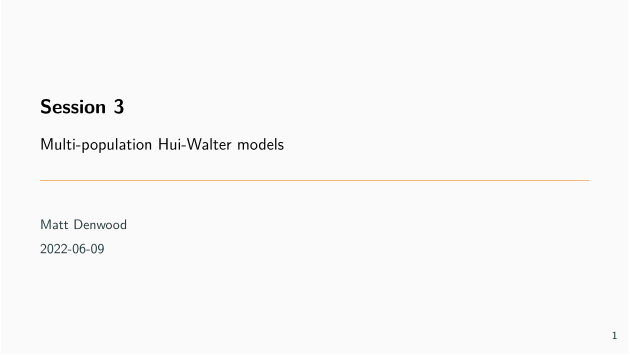

Reproduce this figure in R.
params <-
list(presentation = TRUE)

#' ---
#' title: Session 3
#' subtitle: Multi-population Hui-Walter models
#' date: "2022-06-09"
#' author:
#'   - Matt Denwood
#' theme: metropolis
#' aspectratio: 169
#' colortheme: seahorse
#' header-includes: 
#'   - \input{../rsc/preamble}
#' params:
#'   presentation: TRUE
#' output:
#'   beamer_presentation:
#'       pandoc_args: ["-t", "beamer"]
#'       slide_level: 2
#'   html_document: default
#' ---
#' 
## ----rendering, eval=FALSE, include=FALSE-------------------------------------
## # To render this as PDF (beamer) slides run:
## rmarkdown::render('Session_3.Rmd', 'beamer_presentation', params=list(presentation=TRUE))
## # And for html:
## rmarkdown::render('Session_3.Rmd', 'html_document', params=list(presentation=FALSE))

#' 
## ----setup, include=FALSE-----------------------------------------------------
source("../rsc/setup.R", local = environment())

#' 
#' ## Reminders
#' 
#' All of the material is on the GitHub repository
#' 
#'   - We may tweak material as we go along
#'   - Remember to pull changes at the start of each day!
#'   - And click *refresh* in your browser!
#' 
#' . . .
#' 
#' R code tips:
#' 
#' - Watch out for errors (red text!) in RStuio output
#' 
#' - You probably need these at the top of every R code file:
#' 
## ----eval=FALSE---------------------------------------------------------------
## library("tidyverse")
## library("runjags")
## library("PriorGen")
## library("TeachingDemos")

#' 
#' ## Recap
#' 
#' - Fitting models using MCMC is easy with JAGS / runjags
#' 
#' - But we must **never forget** to check convergence and effective sample size!
#' 
#' - More complex models become easy to implement
#' 
#'   * For example imperfect diagnostic tests, and Hui-Walter models
#'   * But remember to be realistic about what is possible with your data
#'   * Also carefully consider the influence of your priors
#' 
#' ## The multinomial distribution
#' 
#' Binomial (always with two possible outcomes):
#' 
## ----echo=FALSE, fig.height=4-------------------------------------------------
fdat <- tibble(Outcome = factor(rbinom(1e5, 1, 0.5)))
ggplot(fdat %>% count(Outcome)) + aes(x=Outcome, y=n) + geom_col() + scale_y_continuous(labels=NULL) + ylab(NULL)

#' 
#' - - -
#' 
#' Multinomial with two possible outcomes:
#' 
## ----echo=FALSE, fig.height=4-------------------------------------------------
fdat <- tibble(Outcome = factor(apply(rmultinom(1e5, 1, c(1,1)),2,function(x) which(as.logical(x)))))
ggplot(fdat %>% count(Outcome)) + aes(x=Outcome, y=n) + geom_col() + scale_y_continuous(labels=NULL) + ylab(NULL)

#' 
#' - - -
#' 
#' Multinomial with four possible outcomes:
#' 
## ----echo=FALSE, fig.height=4-------------------------------------------------
fdat <- tibble(Outcome = factor(apply(rmultinom(1e5, 1, c(1,1,1,1)),2,function(x) which(as.logical(x)))))
ggplot(fdat %>% count(Outcome)) + aes(x=Outcome, y=n) + geom_col() + scale_y_continuous(labels=NULL) + ylab(NULL)

#' 
#' - - -
#' 
#' Multinomial with eight possible outcomes:
#' 
## ----echo=FALSE, fig.height=4-------------------------------------------------
fdat <- tibble(Outcome = factor(apply(rmultinom(1e5, 1, c(1,1,1,1,1,1,1,1)),2,function(x) which(as.logical(x)))))
ggplot(fdat %>% count(Outcome)) + aes(x=Outcome, y=n) + geom_col() + scale_y_continuous(labels=NULL) + ylab(NULL)

#' 
#' etc!
#' 
#' ## Diagnsotic test evaluation with one population
#' 
#' The two-test one-population model we looked at yesterday:
#' 
#'   - Has five parameters to estimate:
#'     - Prevalence, 2 x sensitivity, 2 x specificity
#'   - Has three pieces of information in the data:
#'     - The number of +/+, +/- and -/+ pairs
#'     - Remember that N is fixed, so there are only 3 degrees of freedom!
#' 
#' . . .
#' 
#'   - Is therefore only identifiable with strong priors for one test
#' 
#' . . .
#' 
#' How can we improve on this situation?
#' 
#' 
#' 
#' # The Hui-Walter Paradigm
#' 
#' ## Hui-Walter models have multiple populations
#' 
#' - We can extend the one-population idea to multiple populations:
#'   - Each adds one new parameter (prevalence)
#'   - But adds three new pieces of information (test results)
#' 
#' . . .
#' 
#' Borderline identifiable (parameters = degrees of freedom):
#'   
#'   - Two tests, two populations
#'   - Three tests, one population (see later!)
#'   
#' More easily identifiable (parameters < degrees of freedom):
#' 
#'   - Two tests, three or more populations
#' 
#' . . .
#' 
#' Works best with multiple populations each with differing prevalence
#' 
#'   * BUT be wary of assumptions regarding constant sensitivity/specificity!
#' 
#' 
#' ## Different prevalence in different populations
#' 
## ----eval=FALSE---------------------------------------------------------------
## model{
##   for(p in 1:Populations){
##     Tally[1:4, p] ~ dmulti(prob[1:4, p], TotalTests[p])
##     # Test1- Test2- Pop1
##     prob[1, p] <- (prev[p] * ((1-se[1])*(1-se[2]))) + ((1-prev[p]) * ((sp[1])*(sp[2])))
## 
##     ## snip ##
## 	
##     prev[p] ~ dbeta(1, 1)
##   }
## 
##   se[1] ~ dbeta(1, 1)T(1-sp[1], )
##   sp[1] ~ dbeta(1, 1)
##   se[2] ~ dbeta(1, 1)T(1-sp[2], )
##   sp[2] ~ dbeta(1, 1)
## 
##   #data# Tally, TotalTests, Populations
##   #monitor# prev, prob, se, sp
##   #inits# prev, se, sp
## }

#' 
#' 
#' ## Multiple populations: assumptions
#' 
#' - We typically assume that the sensitivity and specificity *must* be consistent between populations
#'   * Do you have an endemic and epidemic population?
#'   * Or vaccinated and unvaccinated?
#'   * If so then the assumptions might not hold!
#' 
#' . . . 
#' 
#' - The populations can be artificial (e.g. age groups) but must not be decided based on the diagnostic test results
#'   * It helps if the prevalence differs between the populations
#' 
#' ## Multiple populations: special cases
#' 
#' - A small disease-free group is extremely helpful
#'   * Contains strong data regarding specificity
#'   * As long as specificity can be assumed to be the same in the other populations
#' 
#' . . .
#' 
#' - A small experimentally infected group MAY be helpful but it is often dangerous to assume that sensitivity is consistent!
#' 
#' 
#' ## Initial values
#' 
#' We have to be careful to make sure that the length of initial values for `prev` in each chain is equal to the number of populations
#' 
#' For example with 5 populations we need:
#' 
## -----------------------------------------------------------------------------
prev <- list(chain1=c(0.1, 0.1, 0.1, 0.9, 0.9), chain2=c(0.9, 0.9, 0.9, 0.1, 0.1))

#' 
#' . . .
#' 
#' The values you choose for different populations in the same chain can be the same - just make sure you pick different values for the same population between chains (i.e. *over-dispersed* initial values)
#' 
#' *Note: specifying your own initial values is technically optional with JAGS, but it is always a good idea!!!*
#' 
#' ## Incorporating populations with known prevalence
#' 
#' Up to now prevalence has been a parameter, but it can also be (partially) observed:
#' 
## ----eval=FALSE---------------------------------------------------------------
## model{
##   for(p in 1:Populations){
##     Tally[1:4, p] ~ dmulti(prob[1:4, p], TotalTests[p])
##     # Test1- Test2- Pop1
## 	  prob[1, p] <- (prev[p] * ((1-sensitivity[1])*(1-sensitivity[2]))) + ((1-prev[p]) * ((sp[1])*(sp[2])))
## 
## 	  ## snip ##
## 	
##     prev[p] ~ dbeta(1, 1)
##   }
## 
##   ## snip ##
## 
##   #data# Tally, TotalTests, Populations, se_prior, sp_prior, prev
##   #monitor# prev, prob, se, sp
##   #inits# prev, se, sp
## }

#' 
#' - - -
#' 
#' To fix the prevalence of population 1 we could do:
#' 
## -----------------------------------------------------------------------------
Populations <- 5
prev <- rep(NA, Populations)
prev[1] <- 0
prev

#' 
#' . . .
#' 
#' But you also need to account for this in the initial values:
#' 
## -----------------------------------------------------------------------------
prev <- list(chain1=c(NA, 0.1, 0.1, 0.9, 0.9), chain2=c(NA, 0.9, 0.9, 0.1, 0.1))

#' 
#' Note:  we now have two definitions of `prev` in R!
#' 
#' ## Data and initial value lists
#' 
#' There are actually multiple ways to specify data and initial values to runjags, including via the `data` and `inits` arguments
#' 
#' We will use these to keep separate lists of data and initial values (these could also be data frames, or environments)
#' 
## ----echo=FALSE---------------------------------------------------------------
Tally <- matrix(1:4, ncol=2)
Populations <- 2

#' 
## -----------------------------------------------------------------------------
data <- list(
  Tally = Tally,
  TotalTests = apply(Tally, 2, sum),
  Populations = dim(Tally)[2],
  prev = rep(NA, Populations),
  se_prior = matrix(1, ncol=2, nrow=2),
  sp_prior = matrix(1, ncol=2, nrow=2)
)
data$prev[1] <- 0

#' 
#' - - -
#' 
#' 
## ----eval=FALSE---------------------------------------------------------------
## inits <- list(
##   chain1 = list(
##     prev = c(NA, 0.1, 0.1, 0.9, 0.9),
##     se = c(0.5, 0.99),
##     sp = c(0.5, 0.99)
##   ),
##   chain2 = list(
##     prev = c(NA, 0.9, 0.9, 0.1, 0.1),
##     se = c(0.99, 0.5),
##     sp = c(0.99, 0.5)
##   )
## )
## 
## results <- run.jags(..., data = data, inits = inits)

#' 
#' . . .
#' 
#' See the help file for `?run.jags` for more details
#' 
#' ## Other runjags options
#' 
#' There are a large number of other options to runjags.  Some highlights:
#' 
#'   - The method can be `parallel` or `background` or `bgparallel`
#'   - You can use `extend.jags` to continue running an existing model (e.g. to increase the sample size)
#'   - You can use `coda::as.mcmc.list` to extract the underlying MCMC chains
#'   - Use the `summary()` method to extract summary statistics
#'     * See `?summary.runjags` and `?runjagsclass` for more information
#' 
#' ## Setting the RNG seed
#' 
#' If we want to get numerically replicable results we need to add `.RNG.name` and `.RNG.seed` to the initial values, and an additional `#modules#` lecuyer hook to our model definition:
#' 
## ---- eval=FALSE--------------------------------------------------------------
##   #inits# .RNG.name, .RNG.seed
##   #modules# lecuyer

#' 
#' . . .
#' 
#' Then we can propogate R's RNG to JAGS like so:
#' 
## ---- eval=FALSE--------------------------------------------------------------
## set.seed(2021-06-29)
## .RNG.name <<- "lecuyer::RngStream"
## .RNG.seed <<- list(chain1=sample.int(1e6, 1), chain2=sample.int(1e6, 1)))
## results <- run.jags(model_string, n.chains=2)

#' 
#' . . .
#' 
#' - Every time this model is run the results will now be identical
#' 
#' 
#' # Practical session 3
#' 
#' ## Points to consider {.fragile}
#' 
#' 1. What are the benefits of including multiple populations?
#' 
#' 1. How can we define/obtain these populations?
#' 
#' 1. What happens if our fundamental assumptions about consistent Se/Sp are broken?
#' 
#' 
#' `r exercise_start()`
#' 
#' ## Exercise 1 {.fragile}
#' 
#' Simulate data using multiple populations.  You can use this R code:
#' 
## -----------------------------------------------------------------------------
# Set a random seed so that the data are reproducible:
set.seed(2021-06-29)

sensitivity <- c(0.9, 0.6)
specificity <- c(0.95, 0.9)
N <- 1000

# Change the number of populations here:
Populations <- 5
# Change the variation in prevalence here:
(prevalence <- runif(Populations, min=0.1, max=0.9))

data <- tibble(Population = sample(seq_len(Populations), N, replace=TRUE)) %>%
  mutate(Status = rbinom(N, 1, prevalence[Population])) %>%
  mutate(Test1 = rbinom(N, 1, sensitivity[1]*Status + (1-specificity[1])*(1-Status))) %>%
  mutate(Test2 = rbinom(N, 1, sensitivity[2]*Status + (1-specificity[2])*(1-Status)))

twoXtwoXpop <- with(data, table(Test1, Test2, Population))
Tally <- matrix(twoXtwoXpop, ncol=Populations)
TotalTests <- apply(Tally, 2, sum)

#' 
#' Start with 5 populations and analyse the data using the independent prevalence model.  Set a RNG seed so that the results are reproducible exactly.
#' 
#' Now try with 1, 3, and 10 populations
#' 
#'   - How does this affect the confidence intervals for the diagnostic test parameters?
#' 
#' Now change the simulated prevalence so that it varies between 0.4-0.6 rather than 0.1-0.9
#' 
#'   - How does this affect the confidence intervals for the diagnostic test parameters?
#' 
#' 
#' ### Solution 1 {.fragile}
#' 
#' This is what the model should look like:
#' 
#' 
## ----echo=FALSE, comment=''---------------------------------------------------
multipop <- "
model{
  for(p in 1:Populations){
    Tally[1:4, p] ~ dmulti(prob[1:4, p], TotalTests[p])
  
    # Test1- Test2-
    prob[1,p] <- (prev[p] * ((1-se[1])*(1-se[2]))) + ((1-prev[p]) * ((sp[1])*(sp[2])))

    # Test1+ Test2-
    prob[2,p] <- (prev[p] * ((se[1])*(1-se[2]))) + ((1-prev[p]) * ((1-sp[1])*(sp[2])))

    # Test1- Test2+
    prob[3,p] <- (prev[p] * ((1-se[1])*(se[2]))) + ((1-prev[p]) * ((sp[1])*(1-sp[2])))

    # Test1+ Test2+
    prob[4,p] <- (prev[p] * ((se[1])*(se[2]))) + ((1-prev[p]) * ((1-sp[1])*(1-sp[2])))
	  
    prev[p] ~ dbeta(1, 1)
  }

  se[1] ~ dbeta(se_prior[1,1], se_prior[1,2])T(1-sp[1], )
  # Or just:
  # se[1] ~ dbeta(1, 1)T(1-sp[1], )
  
  sp[1] ~ dbeta(sp_prior[1,1], sp_prior[1,2])
  # Or just:
  # sp[1] ~ dbeta(1, 1)
  
  se[2] ~ dbeta(se_prior[2,1], se_prior[2,2])T(1-sp[2], )
  # Or just:
  # se[2] ~ dbeta(1, 1)T(1-sp[2], )
  
  sp[2] ~ dbeta(sp_prior[2,1], sp_prior[2,2])
  # Or just:
  # sp[2] ~ dbeta(1, 1)
  
  # If you are using se_prior and sp_prior then you also need this line:
  #data# se_prior, sp_prior
  
  #data# Tally, TotalTests, Populations
  #monitor# prev, se, sp
  #inits# prev, se, sp, .RNG.name, .RNG.seed
  #module# lecuyer
}"
cat(multipop)
cat(multipop, file="multipopulation.txt")
cleanup <- c(cleanup, "multipopulation.txt")

#' 
#' [Note: using `se_prior` and `sp_prior` is optional: you can also put the priors directly into the model code e.g. dbeta(1,1) as before]
#' 
#' Here is the R code to run the model:
#' 
## -----------------------------------------------------------------------------
# Set a random seed in R:
set.seed(2021-06-29)

# Make sure this is passed to JAGS:
.RNG.name <<- "lecuyer::RngStream"
.RNG.seed <<- list(chain1=sample.int(1e6, 1), chain2=sample.int(1e6, 1))

# Set up the se_prior and sp_prior variables (optional):
se_prior <- matrix(1, nrow=2, ncol=2)
sp_prior <- matrix(1, nrow=2, ncol=2)

# Set up initial values for 5 populations:
se <- list(chain1=c(0.5,0.99), chain2=c(0.99,0.5))
sp <- list(chain1=c(0.5,0.99), chain2=c(0.99,0.5))
prev <- list(chain1=c(0.1, 0.1, 0.1, 0.9, 0.9), chain2=c(0.9, 0.9, 0.9, 0.1, 0.1))

# And run the model:
results_5p <- run.jags("multipopulation.txt", n.chains=2)

# Remember to check convergence!
# plot(results_5p)

results_5p

#' 
#' To change the number of populations and range of prevalence you just need to modify the simulation code, for example 3 populations with prevalence between 0.4-0.6 can be obtained using:
#' 
## -----------------------------------------------------------------------------
# Change the number of populations here:
Populations <- 3
# Change the variation in prevalence here:
(prevalence <- runif(Populations, min=0.4, max=0.6))

data <- tibble(Population = sample(seq_len(Populations), N, replace=TRUE)) %>%
  mutate(Status = rbinom(N, 1, prevalence[Population])) %>%
  mutate(Test1 = rbinom(N, 1, sensitivity[1]*Status + (1-specificity[1])*(1-Status))) %>%
  mutate(Test2 = rbinom(N, 1, sensitivity[2]*Status + (1-specificity[2])*(1-Status)))

(twoXtwoXpop <- with(data, table(Test1, Test2, Population)))
(Tally <- matrix(twoXtwoXpop, ncol=Populations))
(TotalTests <- apply(Tally, 2, sum))

# Adjust initial values for 3 populations:
se <- list(chain1=c(0.5,0.99), chain2=c(0.99,0.5))
sp <- list(chain1=c(0.5,0.99), chain2=c(0.99,0.5))
prev <- list(chain1=c(0.1, 0.1, 0.9), chain2=c(0.9, 0.9, 0.1))

# And run the model:
results_3p <- run.jags("multipopulation.txt", n.chains=2)

# Remember to check convergence!
# plot(results_3p)

results_3p

#' 
#' Note that the effective sample size is not enough here - you either need to run the model for longer in the first place, or extend it to get more samples:
#' 
## -----------------------------------------------------------------------------
# Extend the model:
results_3p <- extend.jags(results_3p, sample=50000)

# Remember to check convergence!
# plot(results_3p)

results_3p

#' 
#' 
#' As a general rule, the more populations you have, and the more the prevalence varies between them, the better.  With two tests, we really need two or more populations for the model to be identifiable.  However, this is conditional on having a consistent sensitivity and specificity between your populations!!!
#' 
#' ## Exercise 2 {.fragile}
#' 
#' For this exercise you will need to use the "multi_pop_data.Rdata" file under "Day2" on the GitHub repository.  You should just be able to load this by double clicking on it, otherwise you can choose `Session` and `Load Workspace` in RStudio and select the file to load.  You should then be able to look at the data:
#' 
## ----echo=FALSE---------------------------------------------------------------
set.seed(2021-06-29)

N <- 1000
Populations <- 3
se1 <- c(0.8, 0.8, 0.95)
sp1 <- c(0.95, 0.95, 0.99)
se2 <- c(0.6, 0.6, 0.9)
sp2 <- c(0.9, 0.9, 0.99)
prevalence <- c(0, 0.33, 1)

multi_pop_data <- tibble(Population = sample(seq_len(Populations), N, prob=c(0.1,0.8,0.1), replace=TRUE)) %>%
  mutate(Status = rbinom(N, 1, prevalence[Population])) %>%
  mutate(Test1 = rbinom(N, 1, se1[Population]*Status + (1-sp1[Population])*(1-Status))) %>%
  mutate(Test2 = rbinom(N, 1, se1[Population]*Status + (1-sp2[Population])*(1-Status))) %>%
  mutate(Population = factor(Population, levels=1:3, labels=c("CertifiedFree", "NaturalInfection", "ExperimentalInfection"))) %>%
  select(-Status) %>%
  arrange(Population)

save(multi_pop_data, file="multi_pop_data.Rdata")

#' 
## -----------------------------------------------------------------------------
multi_pop_data %>% count(Population, Test1, Test2)

#' There are 3 populations:
#' 
#'   - The CertifiedFree population is individuals that are known to be free of disease due to their geographical location. You can assume that none of these animals are truly infected.
#'   
#'   - The NaturalInfection population is the main population of interest, where some animals will be infected and some will be uninfected.
#'   
#'   - The ExperimentalInfection population have been experimentally infected with an extremely large infectious dose of the causative agent of your disease, whilst being kept isolated from any other possible disease. You can assume that all of these individuals are infected.
#'   
#' Fit a 2-test, 3-population model to this data using minimally informative Beta(1,1) priors.  Interpret the results.  How well is sensitivity and specificity estimated relative to the other datsaets we have looked at?  Why might there be a difference here?
#' 
#' Now exclude individuals in the ExperimentalInfection population and re-run the model.  Do the estimated results change?  Why might that be?
#' 
#' ### Solution 2 {.fragile}
#' 
#' First we need to make a minor change to the model to include #data# prev - only 1 line of this model has changed compared to before:
#' 
## ----echo=FALSE, comment=''---------------------------------------------------
multipop <- "
model{
  for(p in 1:Populations){
    Tally[1:4, p] ~ dmulti(prob[1:4, p], TotalTests[p])
  
    # Test1- Test2-
	  prob[1,p] <- (prev[p] * ((1-se[1])*(1-se[2]))) + ((1-prev[p]) * ((sp[1])*(sp[2])))

    # Test1+ Test2-
  	prob[2,p] <- (prev[p] * ((se[1])*(1-se[2]))) + ((1-prev[p]) * ((1-sp[1])*(sp[2])))

    # Test1- Test2+
  	prob[3,p] <- (prev[p] * ((1-se[1])*(se[2]))) + ((1-prev[p]) * ((sp[1])*(1-sp[2])))

  	 # Test1+ Test2+
	  prob[4,p] <- (prev[p] * ((se[1])*(se[2]))) + ((1-prev[p]) * ((1-sp[1])*(1-sp[2])))
	  
    prev[p] ~ dbeta(1, 1)
  }

  se[1] ~ dbeta(se_prior[1,1], se_prior[1,2])T(1-sp[1], )
  sp[1] ~ dbeta(sp_prior[1,1], sp_prior[1,2])
  se[2] ~ dbeta(se_prior[2,1], se_prior[2,2])T(1-sp[2], )
  sp[2] ~ dbeta(sp_prior[2,1], sp_prior[2,2])

  #data# se_prior, sp_prior
  
  # The new line:
  #data# prev

  #data# Tally, TotalTests, Populations
  #monitor# prev, se, sp
  #inits# prev, se, sp, .RNG.name, .RNG.seed
  #module# lecuyer
}"
cat(multipop)
cat(multipop, file="multipopulation_fixprev.txt")
cleanup <- c(cleanup, "multipopulation_fixprev.txt")

#' 
#' Then we need to summarise the data in the format needed by the model.  This is the same process as for the simulated data, except that we will use a list to keep our data separate from our initial values:
#' 
## -----------------------------------------------------------------------------
(twoXtwoXpop <- with(multi_pop_data, table(Test1, Test2, Population)))
(Tally <- matrix(twoXtwoXpop, ncol=dim(twoXtwoXpop)[3]))

data <- list(
  Tally = Tally,
  TotalTests = apply(Tally, 2, sum),
  Populations = dim(twoXtwoXpop)[3],
  prev = rep(NA, dim(twoXtwoXpop)[3]),
  se_prior = matrix(1, ncol=2, nrow=2),
  sp_prior = matrix(1, ncol=2, nrow=2)
)

#' 
#' Then we need to add data corresponding to the known prevalence in the first and third population, but leave it missing in the second:
#' 
## -----------------------------------------------------------------------------
data$prev <- c(0.0, NA, 1.0)
# This is just for illustration - names are ignored by JAGS:
names(data$prev) <- levels(multi_pop_data$Population)
data$prev

#' 
#' Then we can set appropriate initial values and run the model:
#' 
## -----------------------------------------------------------------------------
inits <- list(
  chain1 = list(
    prev = c(NA, 0.1, NA),
    se = c(0.5, 0.99),
    sp = c(0.5, 0.99)
  ),
  chain2 = list(
    prev = c(NA, 0.9, NA),
    se = c(0.99, 0.5),
    sp = c(0.99, 0.5)
  )
)

results_3p <- run.jags("multipopulation_fixprev.txt", n.chains=2, data = data, inits = inits)

# Note: this is only commented out to save space in the exercise file!
# plot(results_3p)
# check convergence and effective sample size, and then interpret results:
results_3p

#' 
#' The 95% CI for sensitivity and specificity of both tests are extremely narrow compared to the previous dataset with the same minimally informative priors.  This is because of the 1st and 3rd population:  because we know the prevalence is 0 or 1, the latent state is no longer latent so the model is *much* better identified. This has a knock-on effect to population 2 because we assume the sensitivty and specificity are the same.
#' 
#' Re-running the model for the first 2 populations is quite straightforward:
#' 
## -----------------------------------------------------------------------------
(twoXtwoXpop <- with(multi_pop_data, table(Test1, Test2, Population, exclude="ExperimentalInfection")))

Populations <- dim(twoXtwoXpop)[3]
stopifnot(Populations==2)

(Tally <- matrix(twoXtwoXpop, ncol=Populations))

data <- list(
  Tally = Tally,
  TotalTests = apply(Tally, 2, sum),
  Populations = dim(twoXtwoXpop)[3],
  prev = c(0.0, NA),
  se_prior = matrix(1, ncol=2, nrow=2),
  sp_prior = matrix(1, ncol=2, nrow=2)
)

inits <- list(
  chain1 = list(
    prev = c(NA, 0.1),
    se = c(0.5, 0.99),
    sp = c(0.5, 0.99)
  ),
  chain2 = list(
    prev = c(NA, 0.9),
    se = c(0.99, 0.5),
    sp = c(0.99, 0.5)
  )
)

results_2p <- run.jags("multipopulation_fixprev.txt", n.chains=2, data = data, inits = inits)

# Note: this is only commented out to save space in the exercise file!
# plot(results_2p)
# check convergence and effective sample size, and then interpret results:
results_2p

#' 
#' The sensitivity of both tests is now much more poorly estimated because we don't have a known positive population on which to base this estimate.  Furthermore, the posteriors have generally shifted downwards compared to the 3 population model.  We can illustrate this using a graph:
#' 
## -----------------------------------------------------------------------------
pop2 <- combine.mcmc(results_2p, vars="se", return.samples = 10000)
pop3 <- combine.mcmc(results_3p, vars="se", return.samples = 10000)

bind_rows(
  tibble(Model = "TwoPopulation", Test1 = pop2[,"se[1]"], Test2 = pop2[,"se[2]"]),
  tibble(Model = "ThreePopulation", Test1 = pop3[,"se[1]"], Test2 = pop3[,"se[2]"])
) %>%
  pivot_longer(c(Test1, Test2), names_to = "Test", values_to = "Estimate") %>%
  ggplot() +
  aes(x = Estimate, col = Model) +
  geom_density() +
  facet_wrap( ~ Test)

#' 
#' We can conclude that there is most likely something different about the sensitivity in the experimentally infected individuals.  This might have something to do with them being given an extremely large infectious dose that does not even vaguely represent the real world...
#' 
#' We can also look at the specificity:
#' 
## -----------------------------------------------------------------------------
pop2 <- combine.mcmc(results_2p, vars="sp", return.samples = 10000)
pop3 <- combine.mcmc(results_3p, vars="sp", return.samples = 10000)

bind_rows(
  tibble(Model = "TwoPopulation", Test1 = pop2[,"sp[1]"], Test2 = pop2[,"sp[2]"]),
  tibble(Model = "ThreePopulation", Test1 = pop3[,"sp[1]"], Test2 = pop3[,"sp[2]"])
) %>%
  pivot_longer(c(Test1, Test2), names_to = "Test", values_to = "Estimate") %>%
  ggplot() +
  aes(x = Estimate, col = Model) +
  geom_density() +
  facet_wrap( ~ Test)

#' 
#' It is harder to spot this from the summary results, but there also seems to be a shift downwards here when excluding the experimentally infected individuals.  Maybe something to do with them being free of other pathogens with which the test might possibly cross-react?
#' 
#' ## Optional exercise A {.fragile}
#' 
#' Simulate data for a much larger number of populations using the code from exercise 1
#' 
#'   - Start with 100 populations and a total N of 1000 (i.e. 10 individuals per population, on average)
#'   - Fit the model assuming independent prevalence
#'   - What do you notice about the parameter estimates compared to having 5 populations with the same total N?
#' 
#' Note:  runjags will not provide summary statistics if you have >50 monitored variables, but you can ask for summary statistics for specific variables like so:
#' 
## ----eval=FALSE---------------------------------------------------------------
## summary(results, vars="se[1]")
## summary(results, vars="se")
## # Or using partial matching for any variable beginning with s:
## summary(results, vars="^s")
## 
## # This argument can be vectorised, allows ranges to be specified, and also works with plots:
## plot(results, vars=c("^s", "prev[1:5]"))

#' 
#' Alternatively, if you really want all summary statistics to be calculated automatically you can set:
#' 
## ----eval=FALSE---------------------------------------------------------------
## runjags.options(force.summary=TRUE)

#' 
#' ### Solution A {.fragile}
#' 
## -----------------------------------------------------------------------------
N <- 1000
Populations <- 100
(prevalence <- runif(Populations, min=0.1, max=0.9))

data <- tibble(Population = sample(seq_len(Populations), N, replace=TRUE)) %>%
  mutate(Status = rbinom(N, 1, prevalence[Population])) %>%
  mutate(Test1 = rbinom(N, 1, sensitivity[1]*Status + (1-specificity[1])*(1-Status))) %>%
  mutate(Test2 = rbinom(N, 1, sensitivity[2]*Status + (1-specificity[2])*(1-Status)))

twoXtwoXpop <- with(data, table(Test1, Test2, Population))
Tally <- matrix(twoXtwoXpop, ncol=Populations)
TotalTests <- apply(Tally, 2, sum)

# Adjust initial values for an arbitrary number of populations:
se <- list(chain1=c(0.5,0.99), chain2=c(0.99,0.5))
sp <- list(chain1=c(0.5,0.99), chain2=c(0.99,0.5))
prev <- list(chain1=rep(0.1, Populations), chain2=rep(0.9, Populations))

# And run the model:
results_100p <- run.jags("multipopulation.txt", n.chains=2)

# Remember to check convergence!
# plot(results_100p, vars=c("^s", "prev[1:5]"))

results_100p

summary(results_100p, vars=c("^s", "prev[1:5]"))

#' 
#' The confidence intervals for prevalence in each population are extremely wide! But how do the estimates for the diagnostic test characteristics compare to using 5 populations:
#' 
## -----------------------------------------------------------------------------
results_5p

#' 
#' 
#' ## Optional exercise B {.fragile}
#' 
#' Note:  this exercise is a bit tricky, and is also related to topic 7.  So if you don't get it finished today you can come back to it on the last day!
#' 
#' The problem with exercise A is that there are too many populations to allow the prevalence to be completely independent between them.  This can be solved in one of two ways:
#' 
#'   1. Constrain the variation between populations by fitting the prevalences to a single distribution, and estimate the mean and variance of this distribution. This is analogous to fitting a random effect of population rather than a fixed effect of population.
#'   1. Fit a random effect of population plus predictor variables to the population-level prevalence to explain some of the variation.
#'   
#' Note:  this has clear parallels with a generalised linear model - we will return to this idea for topic 7.
#' 
#' In this case we don't have any explanatory variables, but we can fit a random effect of population to constrain the prevalence parameters.  See if you can adapt the multi-population model to do this.  Take inspiration from how you might specify a logistic regression with random effect of population.
#' 
#' Hint:  the following JAGS code might be useful:
#' 
## ----eval=FALSE---------------------------------------------------------------
## logit(prev[p]) <- intercept + population_effect[p]
## population_effect[p] ~ dnorm(0, tau)

#' 
#' This introduces the normal distribution, which is parameterised using mean and precision (= inverse variance) in JAGS.  For more information on distributions that are available in JAGS see the jags_user_manual provided in the GitHub repo.
#' 
#' ### Solution B {.fragile}
#' 
#' This was quite tricky, so if you managed to get close to the solution without cheating then you have done well!
#' 
## ----echo=FALSE, comment=''---------------------------------------------------
random_model <- "
model{
  for(p in 1:Populations){
    Tally[1:4, p] ~ dmulti(prob[1:4, p], TotalTests[p])

    # Test1- Test2-
    prob[1,p] <- (prev[p] * ((1-se[1])*(1-se[2]))) + ((1-prev[p]) * ((sp[1])*(sp[2])))

    # Test1+ Test2-
    prob[2,p] <- (prev[p] * ((se[1])*(1-se[2]))) + ((1-prev[p]) * ((1-sp[1])*(sp[2])))

    # Test1- Test2+
    prob[3,p] <- (prev[p] * ((1-se[1])*(se[2]))) + ((1-prev[p]) * ((sp[1])*(1-sp[2])))

    # Test1+ Test2+
    prob[4,p] <- (prev[p] * ((se[1])*(se[2]))) + ((1-prev[p]) * ((1-sp[1])*(1-sp[2])))
    
    logit(prev[p]) <- intercept + population_effect[p]
    population_effect[p] ~ dnorm(0, tau)
  }

  # Priors for the intercept and precision of the random effect:
  intercept ~ dnorm(0, 0.33)
  tau ~ dgamma(0.01, 0.01)
  
  se[1] ~ dbeta(se_prior[1,1], se_prior[1,2])T(1-sp[1], )
  sp[1] ~ dbeta(sp_prior[1,1], sp_prior[1,2])
  se[2] ~ dbeta(se_prior[2,1], se_prior[2,2])T(1-sp[2], )
  sp[2] ~ dbeta(sp_prior[2,1], sp_prior[2,2])

  #data# se_prior, sp_prior
  
  #data# Tally, TotalTests, Populations
  #monitor# prev[1], se, sp, tau, intercept
  #inits# se, sp, tau, intercept, .RNG.name, .RNG.seed
  #modules# lecuyer
}"
cat(random_model)
cat(random_model, file="multirandom.txt")
cleanup <- c(cleanup, "multirandom.txt")

#' 
#' Then we can simulate the data:
#' 
## -----------------------------------------------------------------------------
# Set a random seed so that the data are reproducible:
set.seed(2021-06-29)

sensitivity <- c(0.9, 0.6)
specificity <- c(0.95, 0.9)
N <- 1000

Populations <- 100
prevalence <- runif(Populations, min=0.1, max=0.9)

data <- tibble(Population = sample(seq_len(Populations), N, replace=TRUE)) %>%
  mutate(Status = rbinom(N, 1, prevalence[Population])) %>%
  mutate(Test1 = rbinom(N, 1, sensitivity[1]*Status + (1-specificity[1])*(1-Status))) %>%
  mutate(Test2 = rbinom(N, 1, sensitivity[2]*Status + (1-specificity[2])*(1-Status)))

twoXtwoXpop <- with(data, table(Test1, Test2, Population))
Tally <- matrix(twoXtwoXpop, ncol=Populations)
TotalTests <- apply(Tally, 2, sum)

#' 
#' You will also need to set initial values for tau and the intercept (but not for prev, as we take care of this via the intercept):
#' 
## -----------------------------------------------------------------------------
se <- list(chain1=c(0.5,0.99), chain2=c(0.99,0.5))
sp <- list(chain1=c(0.5,0.99), chain2=c(0.99,0.5))
tau <- list(chain1 = 0.01, chain2 = 100)
intercept <- list(chain1 = -4, chain2 = 4)
set.seed(2021-06-29)
.RNG.name <<- "lecuyer::RngStream"
.RNG.seed <<- list(chain1=sample.int(1e6, 1), chain2=sample.int(1e6, 1))

#' 
#' Remember that the intercept is on the logit scale, so -4 corresponds to a prevalence of `r plogis(-4)` and 4 corresponds to a prevalence of `r plogis(4)`. These are quite widely over-dispersed!
#' 
#' The code to run the model is very similar to before:
#' 
## -----------------------------------------------------------------------------
results_random <- run.jags("multirandom.txt", n.chains=2, method="parallel", sample=20000)

# Note: this is only commented out to save space in the exercise file!
# plot(results_random)
# check convergence and effective sample size, and then interpret results:
results_random

#' 
#' These results give much narrower confidence intervals for the sensitivity and specificity than when assuming that the prevalences are independent.  The downside is that we must assume that the distribution of prevalence is normal (on the logit scale) between populations.  In this case we know that they are simulated from a uniform distribution (on the prevalence scale) so this assumption does not hold.  But it may still be reasonable to make this assumption as long as we can assume that the prevalences come from a single distribution, even if it might not (quite) be normal.  It would be much more dangerous to do this if we have a single outlier population with a markedly different prevalence than the others.
#' 
#' Note: when fitting a random effect we might not be interested in the estimates for each population as much as the overall intercept and precision (tau).  But there is nothing to stop us also extracting estimates for a specific population - I have done this for the first population for illustration.
#' 
#' 
#' `r exercise_end()`
#' 
#' 
#' ## Summary {.fragile}
#' 
#' - Multiple populations helps to estimate Se and Sp
#'   - Particularly if the prevalences differ
#'   - A minimum of two populations is generally needed
#'   
#' - Populations may be artificial
#'   - But cannot be based on the result of either test
#' 
#' - But if Se / Sp are inconsistent then we will get misleading results
#'   - In practice, groups with widely varying prevalence rarely have consistent Se / Sp
#'   - It is possible to allow Se / Sp to differ between populations, but then there is no benefit of combining the data
#' 
## ----include=FALSE------------------------------------------------------------
unlink(cleanup)
